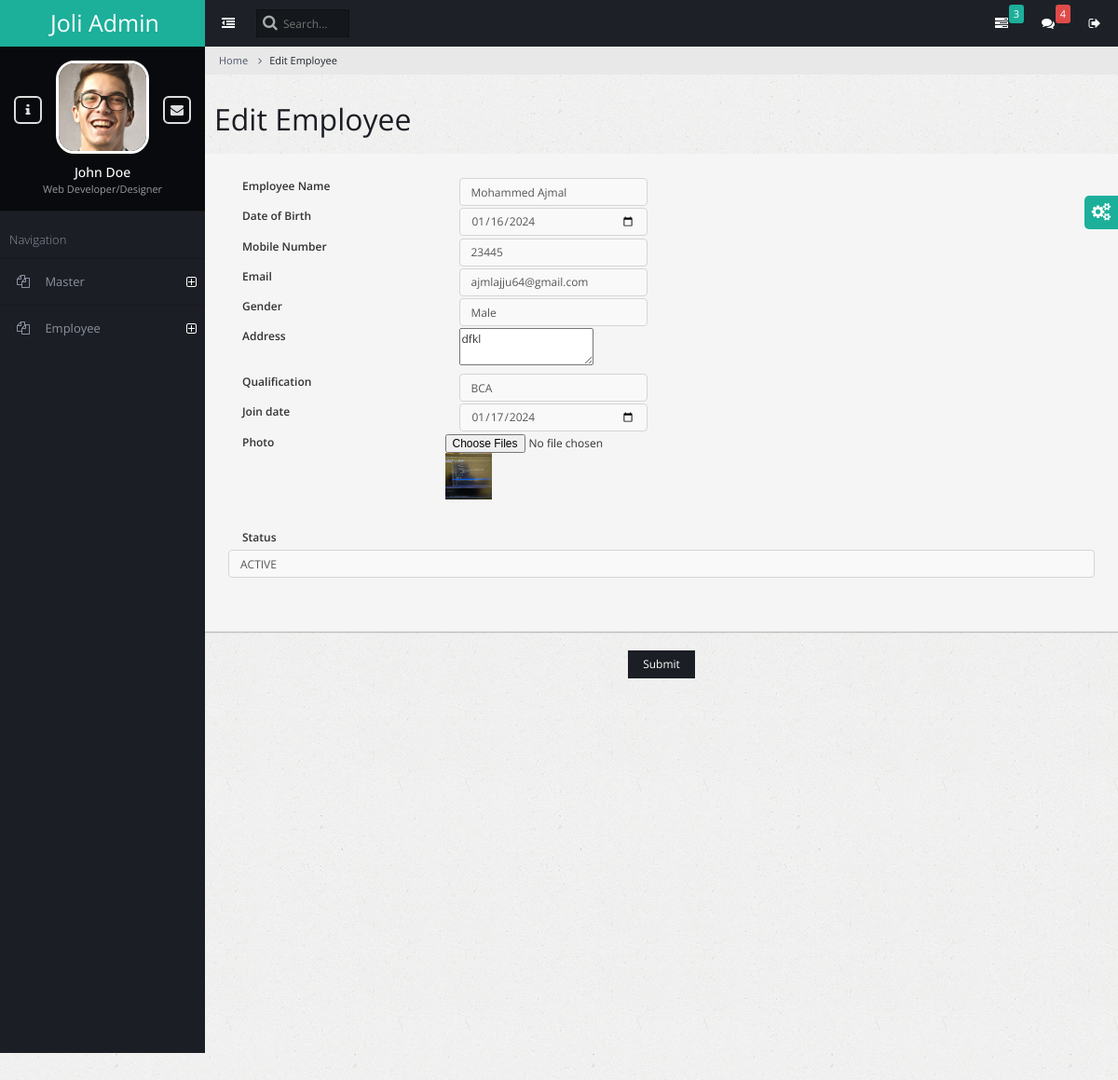
Page /edit_empl/49 on the committed database.
### admin_employee/models.py (models this page shows, shortened)
class Employee(models.Model):
    emp_cat_id= models.ForeignKey(employee_category_master,on_delete=models.CASCADE)
    emp_name = models.CharField(max_length=255)
    dob = models.DateField()
    mob = models.PositiveIntegerField()
    email = models.EmailField()
    address = models.TextField()
    j_date = models.DateField()
    dept_id= models.ForeignKey(department_master,on_delete=models.CASCADE)
    des_id= models.ForeignKey(designation_master,on_delete=models.CASCADE)
    qual_id= models.ForeignKey(qualification_master,on_delete=models.CASCADE)
    salary=models.DecimalField(max_digits=100,decimal_places=2)
    GENDER_CHOICES=[
         (1,'male'),
         (2,'female'),
         (3,'others')
    ]
    gender=models.IntegerField(choices=GENDER_CHOICES)
    photo = models.ImageField(upload_to='employee_photos/', blank=True, null=True)
    barcode=models.ImageField(upload_to='barcode/',blank=True, null=True)
    status=models.IntegerField(default=1)

### admin_employee/views.py (the view, shortened to what this page needs)
# urls.py: path('edit_empl/<int:id>',edit_emp,name="edit_em"),
def edit_emp(request,id):
    msg = ''
    emp = Employee.objects.get(id=id)
    qua = qualification_master.objects.filter(status=1)
    return render(request, 'edit_emp.html', {'emp':emp,'qa':qua,'msg':msg})

### admin_employee/templates/edit_emp.html (shortened to what this page needs)
{% extends 'index.html' %}
{% load static %}
{% block content %}
<ul class="breadcrumb">
    <li><a href="#">Home</a></li>
    <li class="active">Edit Employee</li>
</ul>
<div class="page-title">
  <h1>Edit Employee</h1>
</div>
<form method="post" enctype="multipart/form-data">
    <div class="panel panel-default">
        <div class="panel-heading">
            <div class="panel-body">
                <div class="form-group">
                    <label class="col-md-3 col-xs-3 control-label">Employee Name</label>
                    <div class="col-md-3 col-xs-3">
                        <input type="text" name="e_name" value="{{emp.emp_name}}" class="form-control">
                    </div>
                </div><br>
                <div class="form-group">
                    <label class="col-md-3 col-xs-3 control-label">Date of Birth</label>
                    <div class="col-md-3 col-xs-3">
                        <input type="date" name="dob" value="{{emp.dob|date:'Y-m-d'}}" class="form-control">
                    </div>
                </div><br>
                <div class="form-group">
                    <label class="col-md-3 col-xs-3 control-label">Mobile Number</label>
                    <div class="col-md-3 col-xs-3">
                        <input type="number" name="mob" value="{{emp.mob}}" class="form-control">
                    </div>
                </div><br>
                <div class="form-group">
                    <label class="col-md-3 col-xs-3 control-label">Email</label>
                    <div class="col-md-3 col-xs-3">
                        <input type="email" name="email" value="{{emp.email}}" class="form-control">
                    </div>
                </div><br>
                <div class="form-group">
                    <label class="col-md-3 col-xs-3 control-label">Gender</label>
                    <div class="col-md-3 col-xs-3">
                        <select class="form-control" value="{{emp.gender}}" name="gender">
                                    <option value="1"{% if emp.gender == 1 %} selected {% endif %}>Male</option>
                        </select>
                    </div>
                </div><br>
                <div class="form-group">
                    <label class="col-md-3 col-xs-3 control-label">Address</label>
                    <div class="col-md-3 col-xs-3">
                        <textarea name="address">{{emp.address}}</textarea>
                    </div>
                </div><br><br>
                <div class="form-group">
                    <label class="col-md-3 col-xs-3 control-label">Qualification</label>
                    <div class="col-md-3 col-xs-3">
                        <select class="form-control" name="qual">
                            {% for i in qa %}
                                <option value="{{i.id}}"{% if emp.qual_id == i.id %}selected{% endif %}>{{i.name}}</option>
                            {% endfor %}
                        </select>
                    </div>
                </div><br>
                <div class="form-group">
                    <label class="col-md-3 col-xs-3 control-label">Join date</label>
                    <div class="col-md-3 col-xs-3">
                        <input type="date" name="j_date" value="{{emp.j_date|date:'Y-m-d'}}" class="form-control">
                    </div>
                </div><br>
                <div class="form-group">
                    <label class="col-md-3 col-xs-3 control-label">Photo</label>
                    <input type="file" name="pic" multiple class="file" data-preview-file-type="any"/>
                    {% if emp.photo %}
                            <img src="{{emp.photo.url}}" height="50px" width="50px">
                        {% else %}
                            <img src="{% static 'img/no_image.jpg' %}" height="50px" width="50px">
                        {% endif %}
                </div><br>
                <div class="form-group">
                <label class="col-md-3 col-xs-3 control-label">Status</label>
                <select class="form-control" name="sta">
                    <option value="1" {% if emp.status == 1 %} selected {% endif %}>ACTIVE</option>
                  </select>
                </div><br>
        </div>
    </div>
</div>
    <center> <button class="btn btn-primary">Submit</button> </center>
</form>
{% endblock %}

### rows in the picture
Employee: e_name "Mohammed Ajmal", dob "01/16/2024", mob "23445", email "ajmlajju64@gmail.com", gender "Male", address "dfkl", j_date "01/17/2024", photo (picture), sta "ACTIVE"

### other values in the picture
form field qual "BCA"
